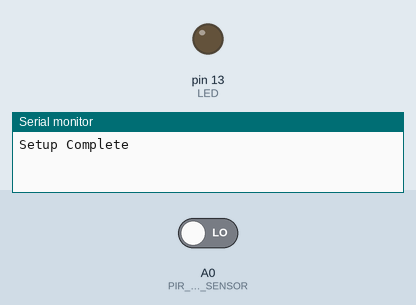
A sketch run on a simulated Arduino Uno, built with avr-gcc and run on an emulated ATmega328P. Parts: output pins drawn as LEDs (lit = HIGH), the last lines printed to the serial monitor. The inputs (shaded band) are chosen by the test bench; at power-on: A0 (PIR_MOTION_SENSOR) LOW.

Above: at 1.2 s.
1.3 s: A0 (PIR_MOTION_SENSOR) driven HIGH
At 1.9 s:
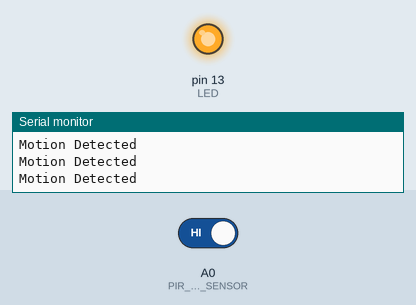
2.8 s: A0 (PIR_MOTION_SENSOR) driven LOW
At 3.2 s:
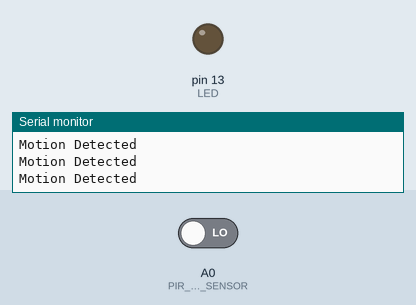
Timing chart, 0 to 5.8 s (numbered marks = the images above; inputs shaded):
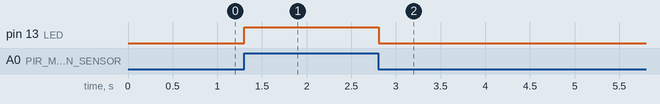

The sketch:

PIRSensor.ino
```cpp
/*****************************************************************************/
//	Function: If the sensor detects movement in its detecting range,
//			  the LED is turned on. Otherwise, the LED is turned off.
//  Hardware: Grove - PIR Motion Sensor, Grove - LED
//	Arduino IDE: Arduino-1.0
//	Author:	 Frankie.Chu
//	Date: 	 Jan 21,2013
//	Version: v1.0
//	by www.seeedstudio.com
//      Modified by: RadioShack Corporation
//      Date: July 18, 2013
//
//  This library is free software; you can redistribute it and/or
//  modify it under the terms of the GNU Lesser General Public
//  License as published by the Free Software Foundation; either
//  version 2.1 of the License, or (at your option) any later version.
//
//  This library is distributed in the hope that it will be useful,
//  but WITHOUT ANY WARRANTY; without even the implied warranty of
//  MERCHANTABILITY or FITNESS FOR A PARTICULAR PURPOSE.  See the GNU
//  Lesser General Public License for more details.
//
//  You should have received a copy of the GNU Lesser General Public
//  License along with this library; if not, write to the Free Software
//  Foundation, Inc., 51 Franklin St, Fifth Floor, Boston, MA 02110-1301 USA
//
/*******************************************************************************/
/*macro definitions of PIR motion sensor pin and LED pin*/
#define PIR_MOTION_SENSOR A0//Use pin 2 to receive the signal from the module
#define LED	13//the LED is connected to D4 of Arduino

void setup()
{
  Serial.begin(9600);
	pinsInit();
  Serial.println("Setup Complete");
}

void loop()
{

	if(isPeopleDetected())//if the sensor detects movement, turn on LED.
	{	turnOnLED();
      Serial.println("Motion Detected");
  }

	else//if the sensor does not detect movement, do not turn on LED.
		turnOffLED();
}
void pinsInit()
{
	pinMode(PIR_MOTION_SENSOR, INPUT_PULLUP);
	pinMode(LED,OUTPUT);
}
void turnOnLED()
{
	digitalWrite(LED,HIGH);
}
void turnOffLED()
{
	digitalWrite(LED,LOW);
}
/***************************************************************/
/*Function: Detect whether there is movement in the sensor's detecting range*/
/*Return:-boolean, true is movement is detected.*/
boolean isPeopleDetected()
{
	int sensorValue = digitalRead(PIR_MOTION_SENSOR);
	if(sensorValue == HIGH)//if the sensor value is HIGH?
	{
		return true;//yes,return true
	}
	else
	{
		return false;//no,return false
	}
}
```

Measured:
- after the input at 1.3 s, pin 13 (LED): LOW → HIGH at once
- after the input at 2.8 s, pin 13 (LED): HIGH → LOW at once
